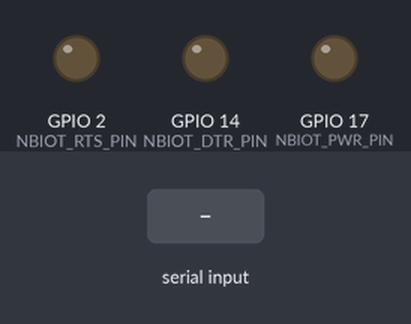
Recording of a sketch running on a simulated ESP32. Shown: output pins drawn as LEDs (lit = HIGH). Inputs (shaded band) come from the test bench. What the sketch prints to the serial monitor is not drawn.

Above: at 0.6 s.
At 2.2 s:
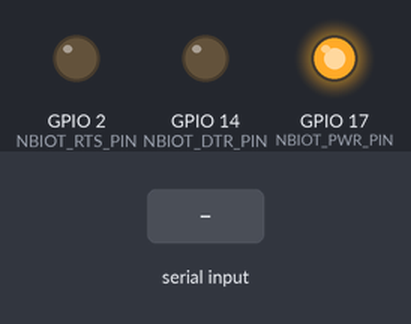
2.3 s: "1" received over the second serial link
Timing chart, 0 to 5.3 s (numbered marks = the images above; inputs shaded):
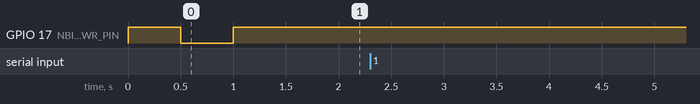

Measured:
- after the input at 2.3 s, every drawn part: stays the same

The sketch:

ESPectro32-NBIoT-Serial.ino
```cpp
#include <Arduino.h>
#include <HardwareSerial.h>

#define NBIOT_RX_PIN    25
#define NBIOT_TX_PIN    26
#define NBIOT_BAUD_RATE 115200
#define NBIOT_PWR_PIN   17
#define NBIOT_DTR_PIN   14
#define NBIOT_RTS_PIN   2

HardwareSerial nbSerial(1);

void setup() {
    Serial.begin(115200);
    pinMode(NBIOT_DTR_PIN, OUTPUT);
    pinMode(NBIOT_RTS_PIN, OUTPUT);
    pinMode(NBIOT_PWR_PIN, OUTPUT);

    digitalWrite(NBIOT_DTR_PIN, LOW);
    digitalWrite(NBIOT_RTS_PIN, LOW);

    digitalWrite(NBIOT_PWR_PIN, HIGH);
    delay(500);
    digitalWrite(NBIOT_PWR_PIN, LOW);
    delay(500);
    digitalWrite(NBIOT_PWR_PIN, HIGH);

    nbSerial.begin(NBIOT_BAUD_RATE, SERIAL_8N1, NBIOT_RX_PIN, NBIOT_TX_PIN);
}

void loop() {
    while (Serial.available()) {
        nbSerial.write(Serial.read());
    }

    while (nbSerial.available()) {
        Serial.write(nbSerial.read());
    }
}
```
